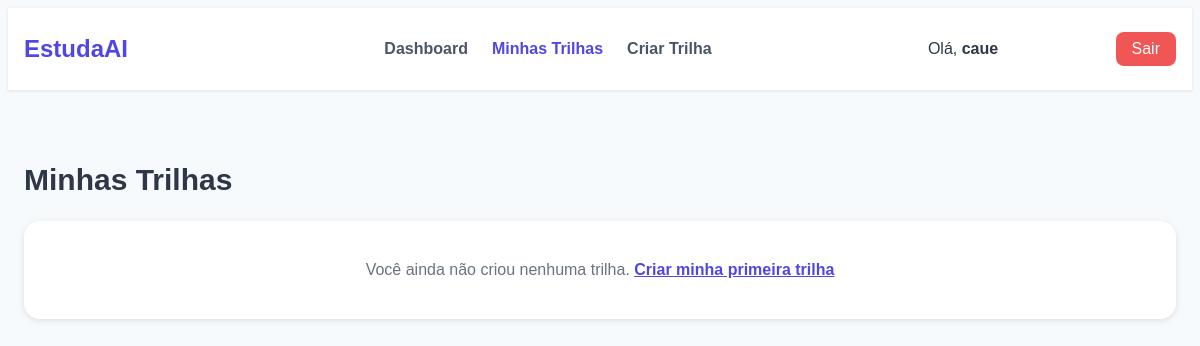
/usuarios/minhastrilhas/ (signed in), run on an earlier commit of the app's database.
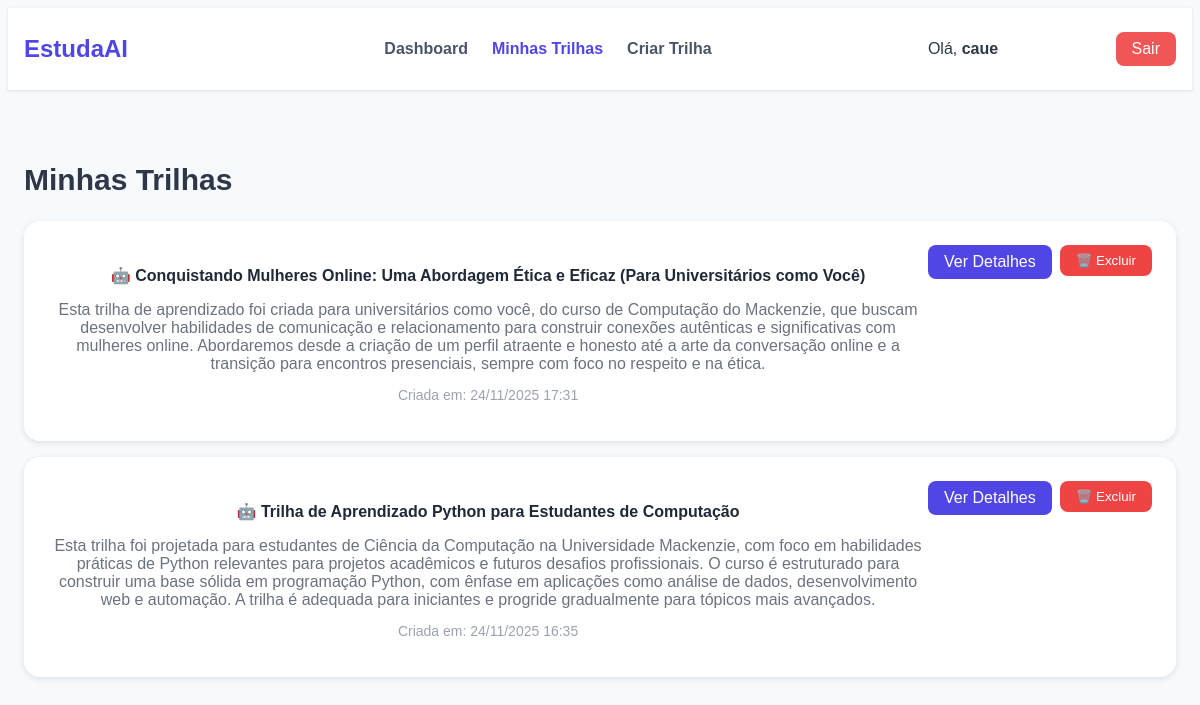
And on a later commit of the database.
### api/models.py (models this page shows, shortened)
class TrilhaCurso(models.Model):
    usuario = models.ForeignKey(
        Usuario, on_delete=models.CASCADE, related_name="trilhas_curso"
    )
    titulo = models.CharField(max_length=255)
    descricao = models.TextField(blank=True)
    area = models.ForeignKey(
        Area, on_delete=models.SET_NULL, null=True, blank=True, related_name="trilhas_curso"
    )
    solicitacao_original = models.TextField(
        blank=True,
        help_text="Texto original enviado pelo usuário (vazio para criação manual)"
    )
    conteudo_json = models.JSONField(
        help_text="Conteúdo completo da trilha em formato JSON"
    )
    ativa = models.BooleanField(default=True)
    data_criacao = models.DateTimeField(auto_now_add=True)
    data_atualizacao = models.DateTimeField(auto_now=True)
    class Meta:
        ordering = ["-data_criacao"]
        verbose_name = "Trilha de Curso (IA)"
        verbose_name_plural = "Trilhas de Curso (IA)"

### usuarios/views.py (the view)
# urls.py: path("minhastrilhas/", views.minhas_trilhas, name="minhas_trilhas"),
@login_required
def minhas_trilhas(request):
    trilhas = TrilhaCurso.objects.filter(
        usuario=request.user,
        ativa=True
    ).order_by("-data_criacao")
    context = {
        "trilhas": trilhas,
    }
    return render(request, "usuarios/minhastrilhas.html", context)

### usuarios/templates/usuarios/minhastrilhas.html (shortened to what this page needs)
{% load static %}
<!DOCTYPE html>
<html lang="pt-BR">
<head>
  <link rel="stylesheet" href="{% static 'usuarios/minhastrilhas-style.css' %}">
</head>
<body class="bg">
  <header class="navbar">
    <nav>
      <a href="#" class="logo">EstudaAI</a>
      <ul class="menu">
        <li><a href="{% url 'dashboard' %}">Dashboard</a></li>
        <li><a href="#" class="active">Minhas Trilhas</a></li>
        <li><a href="{% url 'criar_trilha' %}">Criar Trilha</a></li>
      </ul>
      <div class="user">
        <span>Olá, <strong>{{ user.nome|default:user.username }}</strong></span>
        {% if user.is_staff %}
        <a href="{% url 'admin_dashboard' %}" style="margin-left: 1rem; padding: 0.5rem 1rem; background: rgba(255,255,255,0.2); border-radius: 0.5rem; text-decoration: none; color: white;">Admin</a>
        {% endif %}
        <a href="{% url 'logout' %}" style="margin-left: 0.5rem; padding: 0.5rem 1rem; background: rgba(239,68,68,0.9); border-radius: 0.5rem; text-decoration: none; color: white;">Sair</a>
      </div>
    </nav>
  </header>
  <main class="container">
    <h2>Minhas Trilhas</h2>
    {% if trilhas %}
    <div>
      {% for trilha in trilhas %}
      <div class="card" style="margin-bottom: 1rem;">
        <div style="display: flex; justify-content: space-between; align-items: start;">
          <div style="flex: 1;">
            <h4 style="color: #1f2937; margin-bottom: 0.5rem;">
              {% if trilha.solicitacao_original and trilha.solicitacao_original != "Criado pelo admin" and trilha.solicitacao_original != "Criação manual" %}
              🤖
              {% else %}
              📚
              {% endif %}
              {{ trilha.titulo }}
            </h4>
            {% if trilha.descricao %}
            <p style="color: #6b7280; margin-bottom: 0.5rem;">{{ trilha.descricao }}</p>
            {% endif %}
            <p style="color: #9ca3af; font-size: 0.875rem;">
              Criada em: {{ trilha.data_criacao|date:"d/m/Y H:i" }}
            </p>
          </div>
          <div style="display: flex; gap: 0.5rem;">
            <a
              href="{% url 'ver_trilha' trilha.id %}"
              style="background: #4f46e5; color: white; padding: 0.5rem 1rem; border: none; border-radius: 0.5rem; cursor: pointer; text-decoration: none; display: inline-block;"
            >
               Ver Detalhes
            </a>
            <form method="POST" action="{% url 'excluir_trilha' trilha.id %}" style="display: inline;" onsubmit="return confirm('Tem certeza que deseja excluir esta trilha?');">
              <button
                type="submit"
                style="background: #ef4444; color: white; padding: 0.5rem 1rem; border: none; border-radius: 0.5rem; cursor: pointer;"
              >
                🗑️ Excluir
              </button>
            </form>
          </div>
        </div>
      </div>
      {% endfor %}
    </div>
    {% endif %}
    {% if not trilhas %}
    <div class="card">
      <p style="text-align: center; color: #6b7280;">
        Você ainda não criou nenhuma trilha. <a href="{% url 'criar_trilha' %}" style="color: #4f46e5; font-weight: 600;">Criar minha primeira trilha</a>
      </p>
    </div>
    {% endif %}
  </main>
</body>
</html>

What changed in the data, as far as the page shows it:
added TrilhaCurso: titulo "Conquistando Mulheres Online: Uma Abordagem Ética e Eficaz (Para Universitários como Você)", descricao "Esta trilha de aprendizado foi criada para universitários como você, do curso de Computação do Mackenzie, que buscam desenvolver habilidades de comunicação e relacionamento para construir conexões autênticas e significativas com mulheres online. Abordaremos desde a criação de um perfil atraente e honesto até a arte da conversação online e a transição para encontros presenciais, sempre com foco no respeito e na ética.", data_criacao "24/11/2025 17:31"
added TrilhaCurso: titulo "Trilha de Aprendizado Python para Estudantes de Computação", descricao "Esta trilha foi projetada para estudantes de Ciência da Computação na Universidade Mackenzie, com foco em habilidades práticas de Python relevantes para projetos acadêmicos e futuros desafios profissionais. O curso é estruturado para construir uma base sólida em programação Python, com ênfase em aplicações como análise de dados, desenvolvimento web e automação. A trilha é adequada para iniciantes e progride gradualmente para tópicos mais avançados.", data_criacao "24/11/2025 16:35"
Also different on the page:
text no longer shown: "Você ainda não criou nenhuma trilha. Criar minha primeira trilha"
